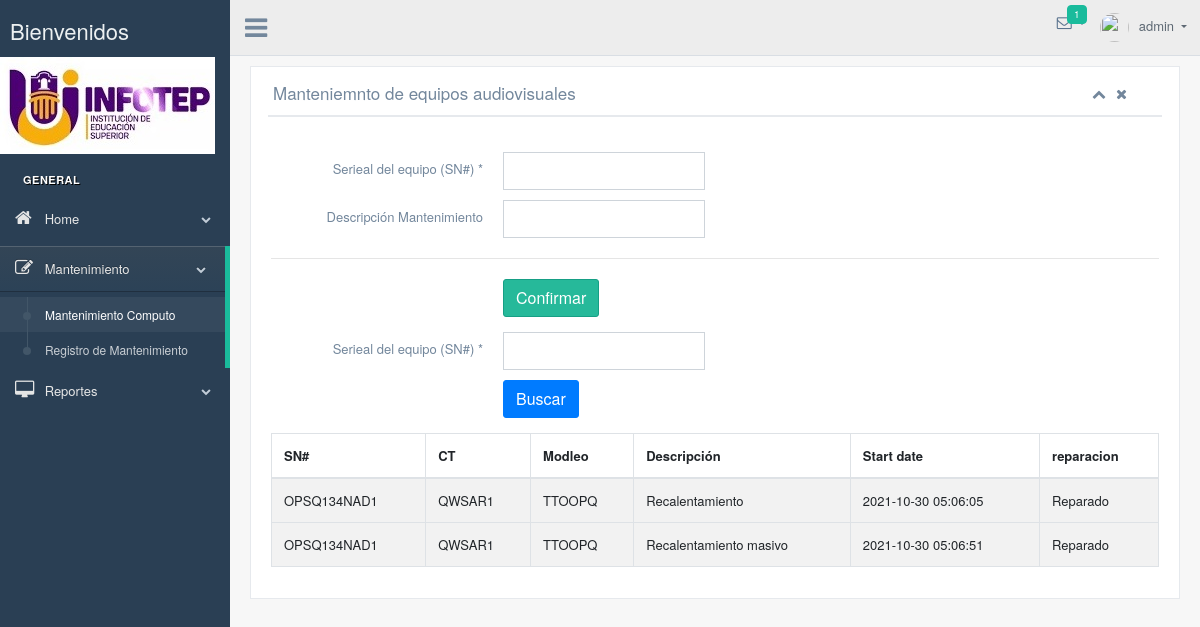
The page /Vista/MantenimientoEquipos.php (signed in) on the database its author committed.
### tables this page shows
CREATE TABLE `mantenimiento` (
  `idmantenimiento` int(11) NOT NULL,
  `FechaInicioMant` datetime NOT NULL,
  `FechaReparacion` datetime DEFAULT NULL,
  `descripcion` varchar(200) DEFAULT NULL,
  `equipos_sn` int(11) NOT NULL
);

CREATE TABLE `equipos` (
  `sn` int(11) NOT NULL,
  `serial` varchar(45) NOT NULL,
  `ct` varchar(45) NOT NULL,
  `modelo` varchar(45) NOT NULL,
  `observaciones` varchar(200) DEFAULT NULL,
  `disponible` varchar(45) NOT NULL
);

### DB/conexion.php (called while the page is built, shortened)
<?php
class ConexionBD
{
    public function __construct(){
        $this->conexion = new mysqli(HOST,USER,PASS,gh);
    }
}
?>

### DB/Functions_Mysql.php (called while the page is built, shortened)
<?php
require "Conexion.php";
class Consultar extends ConexionBD
{
    public function getDates($consulta){
        $resultados=$this->conexion->query($consulta);
        if($resultados=$this->conexion->query($consulta)) {
            $info=$resultados->fetch_all(MYSQLI_ASSOC);
            return $info;
        }else{
            $info=false;
            return $info;
        }
    }
}
?>

### controlador/mostrar_mant.php (the view, shortened to what this page needs)
<?php
$tablas = array("mant"=>TABLAS['mant'],
"eq" => TABLAS['eq']);
if ($elimina=="Si") {
    $boton="<input type='submit' value='Cancelar' name='confirmar' class='btn btn-danger'>";
    $mens = "eliminar";
}else{
    $boton="<input type='submit' value='Confirmar' name='confirmar' class='btn btn-success'>";
    $mens = "devuelto";
}
$variable = new Consultar();
if (preg_match(EXPREG['number'],$codBusqueda)) {
    $sentencia= "SELECT * FROM ".$tablas['mant']." as mant
    INNER JOIN ".$tablas['eq']." as eq ON eq.sn = mant.equipos_sn WHERE mant.equipos_sn =".$codBusqueda."";
}else{
    $sentencia= "SELECT * FROM ".$tablas['mant']." as mant
    INNER JOIN ".$tablas['eq']." as eq ON eq.sn = mant.equipos_sn";
}
$filas = $variable->getDates($sentencia);
if ($filas) {
    foreach($filas as $fila){
            echo "<tr>";
            echo "<td>"; echo $fila['serial']; echo "</td>";
            echo "<td>"; echo $fila['ct']; echo "</td>";
            echo "<td>"; echo $fila['modelo']; echo "</td>";
            echo "<td>"; echo $fila['descripcion']; echo "</td>";
            echo "<td>"; echo $fila['FechaInicioMant']; echo "</td>";
            if (!$fila['FechaReparacion']) {
                echo "<td><form method='POST' action='MantenimientoEquipos.php' id='demo-form2' data-parsley-validate class='form-horizontal form-label-left'>";
                echo $boton;
                echo "<input type='hidden' value='".$fila['idmantenimiento']."' name='".$mens."'>";
                echo "<input type='hidden' value='".$fila['sn']."' name='equipo'>";
                echo "</form></td>";
            }else{
                echo "<td>Reparado</td>";
            }
            echo "<tr>";
    }
}
?>

### rows shown on the page
mantenimiento: equipos_sn.serial "OPSQ134NAD1", equipos_sn.ct "QWSAR1", equipos_sn.modelo "TTOOPQ", descripcion "Recalentamiento", FechaInicioMant "2021-10-30 05:06:05", shows "Reparado"
mantenimiento: equipos_sn.serial "OPSQ134NAD1", equipos_sn.ct "QWSAR1", equipos_sn.modelo "TTOOPQ", descripcion "Recalentamiento masivo", FechaInicioMant "2021-10-30 05:06:51", shows "Reparado"

### other values the page prints
$_SESSION["usuario"]["nombre"] "admin"
